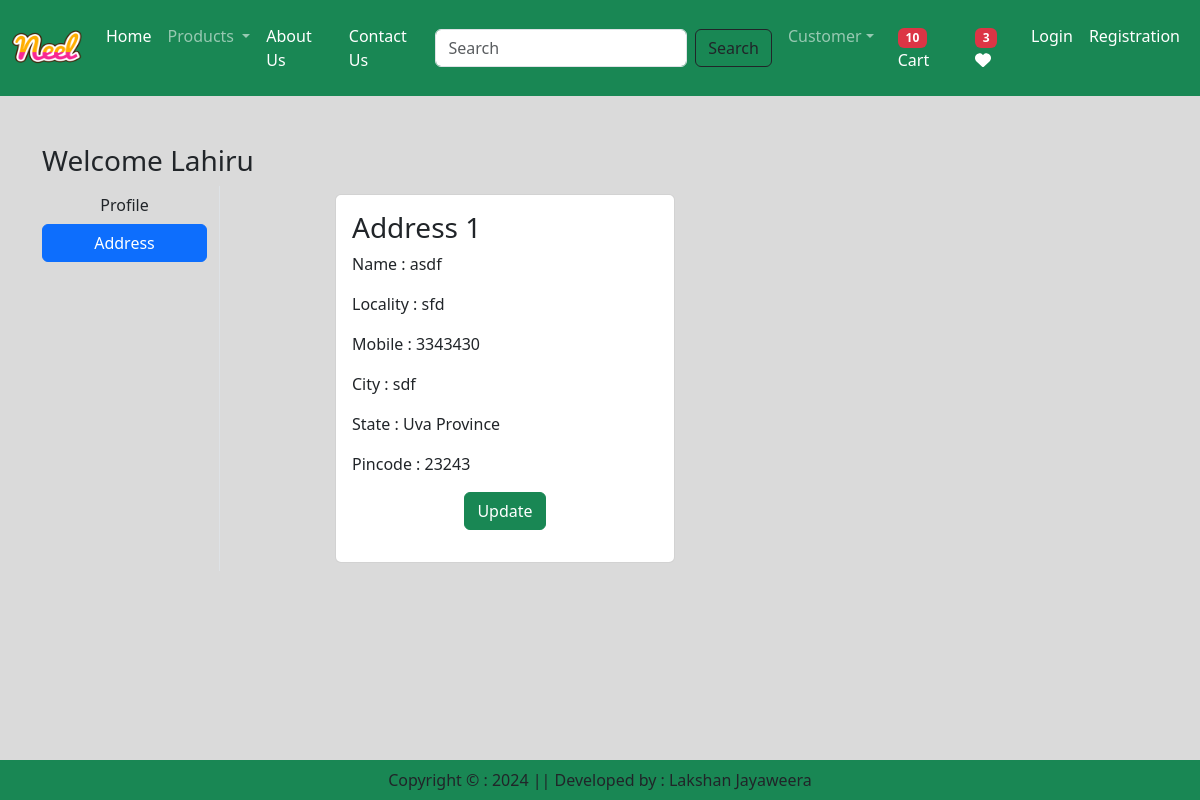
The page /address/ (signed in) on the database as committed earlier.
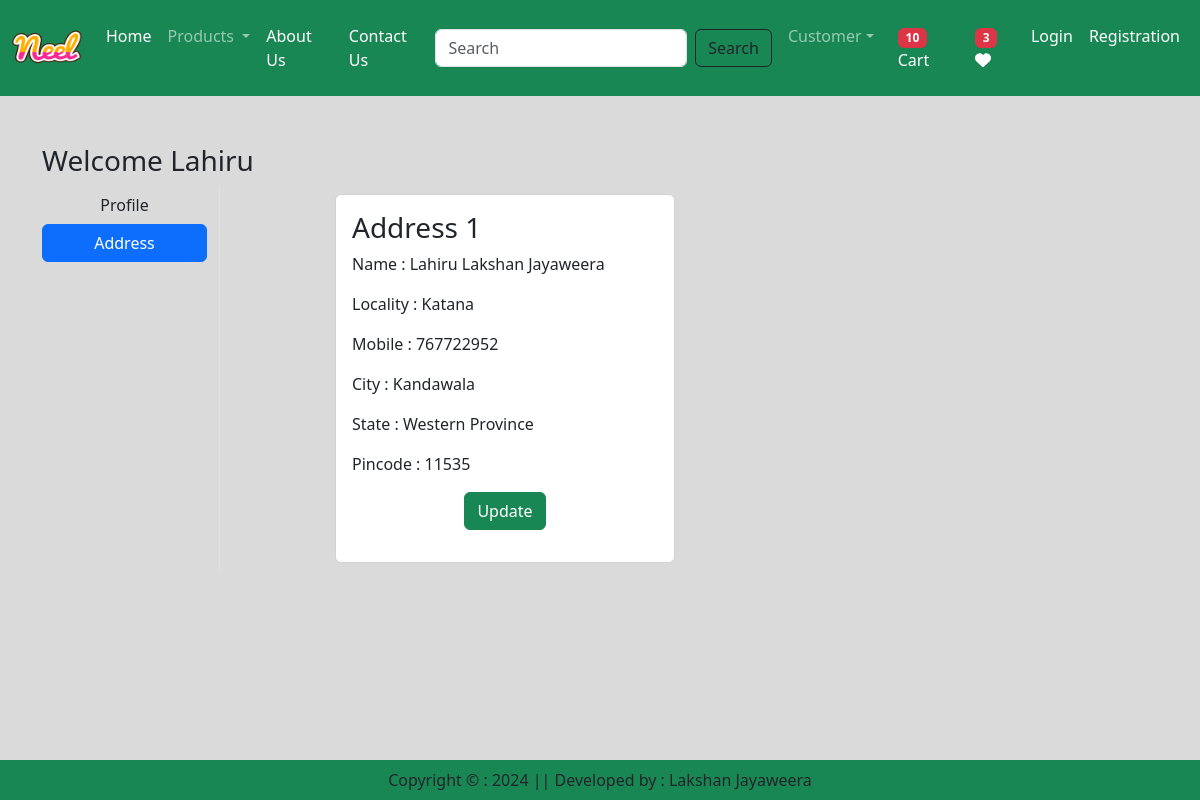
The same page on the database as committed later.
### application/models.py (models this page shows, shortened)
class Customer(models.Model):
    user = models.ForeignKey(User, on_delete=models.CASCADE)
    name = models.CharField(max_length=200)
    locality = models.CharField(max_length=200)
    city = models.CharField(max_length=50)
    mobile = models.IntegerField(default=0)
    zipcode = models.IntegerField()
    state = models.CharField(choices=STATE_CHOICES, max_length=100)

### application/views.py (the view)
# urls.py: path('address/',views.address, name='address'),
def address(request):
    add = Customer.objects.filter(user=request.user)
    totalitem = 0
    wishitem = 0
    if request.user.is_authenticated:
        totalitem = len(Cart.objects.filter(user=request.user))
        wishitem = len(Wishlist.objects.filter(user=request.user))
    return render(request, 'app/address.html',locals())

### application/templates/app/address.html (shortened to what this page needs)
{% extends "app/base.html" %}
{% load static %}
{% block main-content %}
<div class="container my-5">
    <div class="row">
        <h3>Welcome <span class="text-capitalize">{{request.user}}</span></h3>
        <div class="col-sm-2 border-end">
            <ul class="list-unstyled">
                <li class="d-grid"><a href="{% url 'profile' %}" class="btn ">Profile</a></li>
                <li class="d-grid"><a href="{% url 'address' %}" class="btn btn-primary">Address</a></li>
            </ul>
        </div>
        <div class="col-sm-8 offset-sm-1">
            <div class="row">
                {% for ad in add %}
                    <div class="col-sm-6">
                        <div class="card m-2">
                            <div class="card-body">
                                <h3>Address {{forloop.counter}}</h3>
                                <p>Name : {{ad.name}}</p>
                                <p>Locality : {{ad.locality}}</p>
                                <p>Mobile : {{ad.mobile}}</p>
                                <p>City : {{ad.city}} </p>
                                <p>State : {{ad.state}} </p>
                                <p>Pincode : {{ad.zipcode}} </p>
                                <p class="text-center"><a href="{% url 'updateAddress' pk=ad.id %}" type="button" class="btn btn-success">Update</a></p>
                            </div>
                        </div>
                    </div>
                {% endfor %}
            </div>
        </div>
    </div>
</div>
{% endblock main-content %}

Rows that differ between the two databases and show on the page:
changed Customer: name "asdf" → "Lahiru Lakshan Jayaweera"; locality "sfd" → "Katana"; mobile "3343430" → "767722952"; city "sdf" → "Kandawala"; state "Uva Province" → "Western Province"; zipcode "23243" → "11535"
